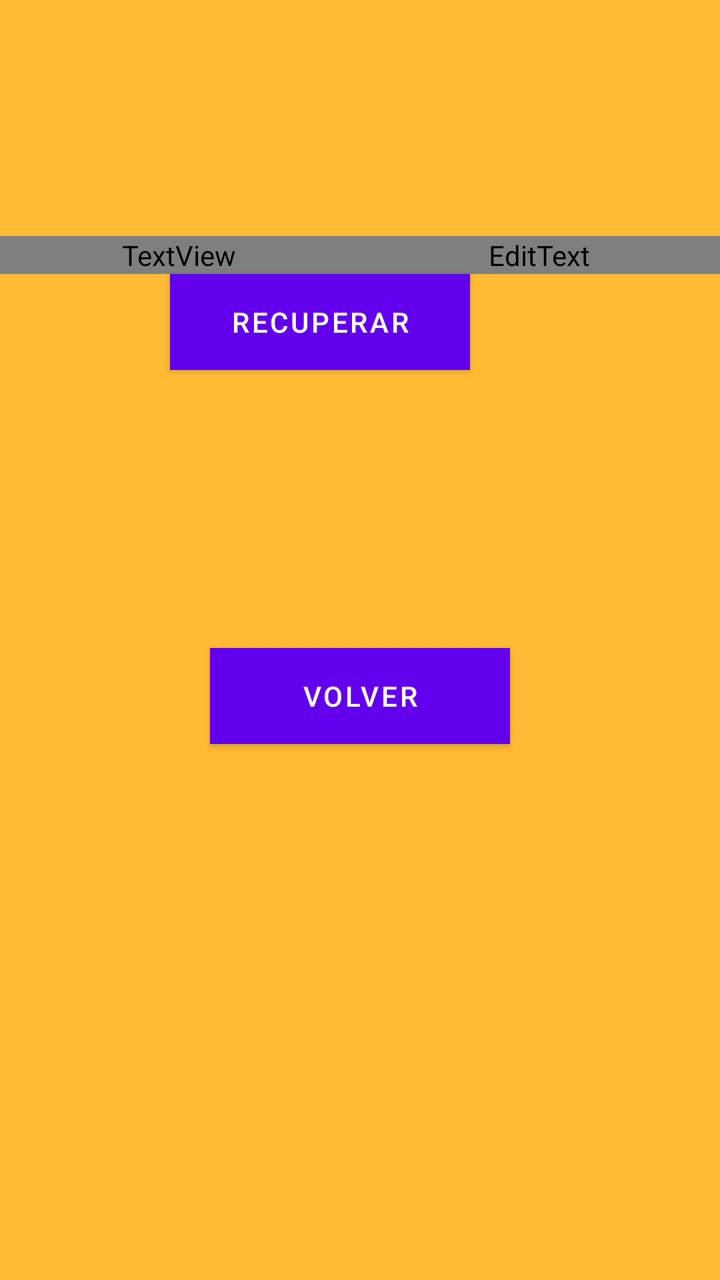
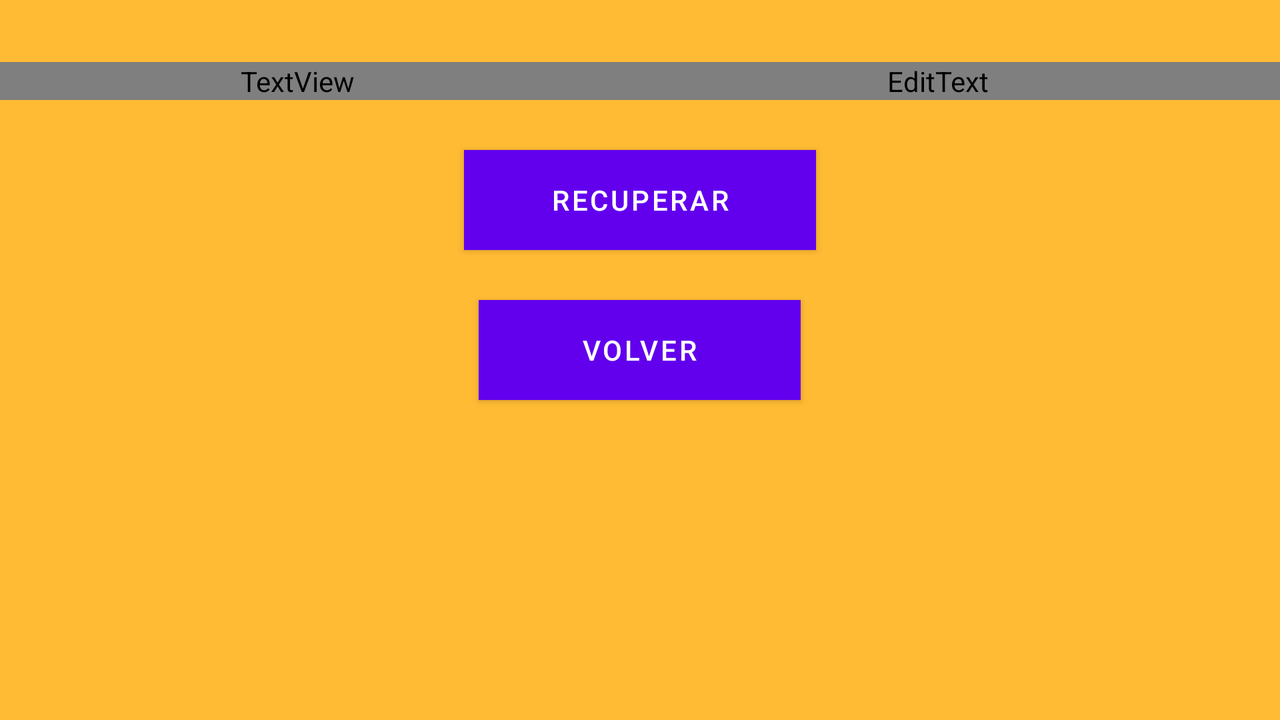

First picture: res/layout/ on a phone held upright. Second picture: the repository's own variant of that layout, on a device whose configuration matches the variant's folder. Source for both follows.
<!-- AndroidManifest.xml: application theme Theme.PayToWinG -->
<!-- res/layout/activity_recuperar_contrasenna.xml -->
<?xml version="1.0" encoding="utf-8"?>
<LinearLayout xmlns:android="http://schemas.android.com/apk/res/android"
    xmlns:app="http://schemas.android.com/apk/res-auto"
    xmlns:tools="http://schemas.android.com/tools"
    android:layout_width="match_parent"
    android:layout_height="match_parent"
    android:orientation="vertical"
    android:background="@android:color/holo_orange_light"
    tools:context=".RecuperarContrasennaActivity">

    <Space
        android:layout_width="match_parent"
        android:layout_height="118dp" />

    <LinearLayout
        android:layout_width="match_parent"
        android:layout_height="wrap_content"
        android:orientation="horizontal">

        <TextView
            android:id="@+id/textView"
            android:layout_width="48dp"
            android:layout_height="wrap_content"
            android:layout_weight="1"
            android:gravity="center"
            android:text="@string/nombre"
            android:textColor="@color/letters" />

        <EditText
            android:id="@+id/editTextMainNombre"
            android:layout_width="wrap_content"
            android:layout_height="wrap_content"
            android:layout_weight="1"
            android:ems="10"
            android:hint="@string/nombreHint"
            android:inputType="textPersonName"
            android:textColor="@color/letters"
            tools:ignore="TouchTargetSizeCheck" />

    </LinearLayout>

    <LinearLayout
        android:layout_width="match_parent"
        android:layout_height="wrap_content"
        android:layout_weight="0"
        android:orientation="horizontal"/>

    <Button
        android:id="@+id/buttonMainLog"
        android:layout_width="150dp"
        android:layout_height="wrap_content"
        android:layout_gravity="center"
        android:layout_marginRight="20dp"
        android:background="#3F51B5"
        android:text="@string/recuperar" />

    <Space
        android:layout_width="match_parent"
        android:layout_height="139dp" />

    <Button
        android:id="@+id/buttonVolver2"
        android:layout_width="150dp"
        android:layout_height="wrap_content"
        android:layout_gravity="center_horizontal"
        android:background="#3F51B5"
        android:text="@string/volver" />

</LinearLayout>
<!-- resources referenced by this layout -->
<resources>
  <string name="nombre">Correo electrónico</string>
  <string name="nombreHint">Introduce el correo electrónico</string>
  <string name="recuperar">Recuperar</string>
  <string name="volver">Volver</string>
  <style name="Theme.PayToWinG" parent="Theme.MaterialComponents.DayNight.DarkActionBar">
          
          <item name="colorPrimary">@color/purple_500</item>
          <item name="colorPrimaryVariant">@color/purple_700</item>
          <item name="colorOnPrimary">@color/white</item>
          
          <item name="colorSecondary">@color/teal_200</item>
          <item name="colorSecondaryVariant">@color/teal_700</item>
          <item name="colorOnSecondary">@color/black</item>
          
          <item name="android:statusBarColor" tools:targetApi="l">?attr/colorPrimaryVariant</item>
          
      </style>
</resources>
<!-- res/layout-land/activity_recuperar_contrasenna.xml (the repository's variant of the layout above) -->
<!-- drawn on the phone turned sideways -->
<?xml version="1.0" encoding="utf-8"?>
<LinearLayout xmlns:android="http://schemas.android.com/apk/res/android"
    xmlns:app="http://schemas.android.com/apk/res-auto"
    xmlns:tools="http://schemas.android.com/tools"
    android:layout_width="match_parent"
    android:layout_height="match_parent"
    android:orientation="vertical"
    android:background="@android:color/holo_orange_light"
    tools:context=".RecuperarContrasennaActivity">

    <Space
        android:layout_width="match_parent"
        android:layout_height="31dp" />

    <LinearLayout
        android:layout_width="match_parent"
        android:layout_height="wrap_content"
        android:orientation="horizontal">

        <TextView
            android:id="@+id/textView"
            android:layout_width="6dp"
            android:layout_height="wrap_content"
            android:layout_weight="1"
            android:gravity="center"
            android:text="@string/nombre"
            android:textColor="@color/letters" />

        <EditText
            android:id="@+id/editTextMainNombre"
            android:layout_width="wrap_content"
            android:layout_height="wrap_content"
            android:layout_weight="1"
            android:ems="10"
            android:hint="@string/nombreHint"
            android:inputType="textPersonName"
            android:textColor="@color/letters"
            tools:ignore="TouchTargetSizeCheck" />

    </LinearLayout>

    <LinearLayout
        android:layout_width="match_parent"
        android:layout_height="wrap_content"
        android:layout_weight="0"
        android:orientation="horizontal"/>

    <Space
        android:layout_width="match_parent"
        android:layout_height="25dp" />

    <Button
        android:id="@+id/buttonMainLog"
        android:layout_width="176dp"
        android:layout_height="50dp"
        android:layout_gravity="center|center_horizontal|center_vertical"
        android:background="#3F51B5"
        android:text="@string/recuperar" />

    <Space
        android:layout_width="match_parent"
        android:layout_height="25dp" />

    <Button
        android:id="@+id/buttonVolver2"
        android:layout_width="161dp"
        android:layout_height="50dp"
        android:layout_gravity="center_horizontal"
        android:background="#3F51B5"
        android:text="@string/volver" />

</LinearLayout>
